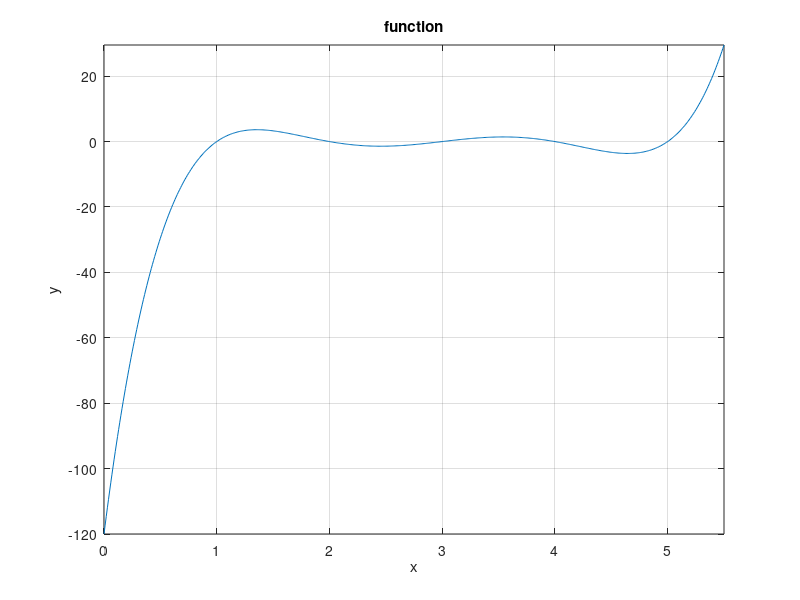

This figure's MATLAB source: (Note: this script raises an error after producing the figure.)
% EP501 Midterm
% P3 
% parts c -> e
% Created By: Patrick Good with source code from Dr. Z
% This script finds roots for the given polynomial in the problem and 
%covers parts c through e
 
%clear the workspace
clear
clc

%Params for Newton iteration
maxit=100; %maximum number of iterations allowed
minx=0;
maxx=5.5;
tol=1e-9;  %how close to zero we need to get to cease iterations
verbose=true;

%polynomial function coef.
f=[1 -15 85 -225 274 -120]; %set the function for which we are finding roots, change to illustrate different problems

%initial guess
x0=0.5; 

%Plot the function we are finding roots for
x=minx:0.01:maxx;
ygrid=zeros(1,length(x));
for k=1:length(x)
    ygrid(k)=polyval(f,x(k));
end %for
figure(1);
plot(x,ygrid);
grid on
title('function')
xlabel('x')
ylabel('y')
axis tight;

xNewton = zeros(1,length(f)-3);
for k=1:length(f)-3 %loop to apply polynomial deflation 
%Get root
[xNewton(k),itNew,flag]=newton_approx_allRoots(f,x0,100,tol,verbose);
disp('Number of iterations required to reach tolerance:  ');
disp(itNew);

%print results
disp('Root value through Newton method:  ');
disp(xNewton);

f = polydivide(f,xNewton(k)); %deflate based on prev root 

end %for 

%solve final 2 roots with quadratic solver
froots = quadsolve(f);

%final outputs;
disp('Last 2 roots solved by quadratic equation:')
disp(froots)

function [root,it,success]=newton_approx_allRoots(f,x0,maxit,tol,verbose)

% root=newton_approx_allRoots(f,x0)
% Created by Patrick Good based on code from Dr. Z
% finds a set of roots corresponding to the function f (input as matrix for polyval)
% approximates the derrivitive 
% Error checking of input and setting of default values
narginchk(3,5);   %check for correct number of inputs to function
if (nargin<3)
    maxit=100;       %maximum number of iterations allowed
end %if
if (nargin<4)
    tol=1e-6;        %how close to zero we need to get to cease iterations
end %if
if (nargin<5)
    verbose=false;
end %if

% Newton iterations
it=1;
root=x0;
fval=polyval(f,root); %use polyval because function is no longer objective function 
converged=false;
while(~converged && it<=maxit)
    derivative=(polyval(f,root+tol)-fval)/tol; %approximate derrivitive 
    if (abs(derivative)<100*tol)    %this (inflection point) will end up kicking the root really far away...
        converged=false;
        warning(' Derivative close to zero, terminating iterations with failed convergence... ');
        break;
    else
        root=root-fval./derivative;    % update root estimate
        fval=polyval(f,root);                  % see how far off we are from zero...
        if (verbose)
            fprintf(' iteration: %d; root:  %f + %f i; function value: %f, derivative:  %f \n',it,real(root),imag(root),fval,derivative);
        end %if
        it=it+1;
        converged=abs(fval)<tol;
    end %if
end %while
it=it-1;

if (~converged)
    warning('Used max number of iterations, or derivative near zero...')
    success=false;
else
    success=true;
end %if

end %function

function P = polydivide(Q,N)
% P = polydivide(Q,N)
% Created by Patrick Good with reference to Hoffman textbook Eq 4.26
% This function preforms polynomial deflation/division  
% Q - input function coef as matrix ex: [1 2 3 4]
% N - input factor value i.e N from "(x-N)"

%find polynomial degree
[~,n] = size(Q); 
n=n-1;

%loop to calculate new coef
b = zeros(1,n);
b(1) = Q(1);
for k=2:n   
    
b(k) = Q(k)+N*b(k-1); %eq 4.26 from Hoffman Textbook

end %for

P = b; %output
end %for

function roots = quadsolve(T)
% roots = quadsolve(T)
% This function solves a quadratic equation and outputs the roots
% T - [a b c] input coefficients matrix
% ex: x^2+2x+3 T = [1 2 3]
% Created by: Patrick Good

%pull coefficents from input matrix
a = T(1);
b = T(2);
c = T(3);

%solve quadratic equation 
roots(1) = (-b+sqrt(b^2-4*a*c))/(2*a);
roots(2) = (-b-sqrt(b^2-4*a*c))/(2*a);

end %function   
